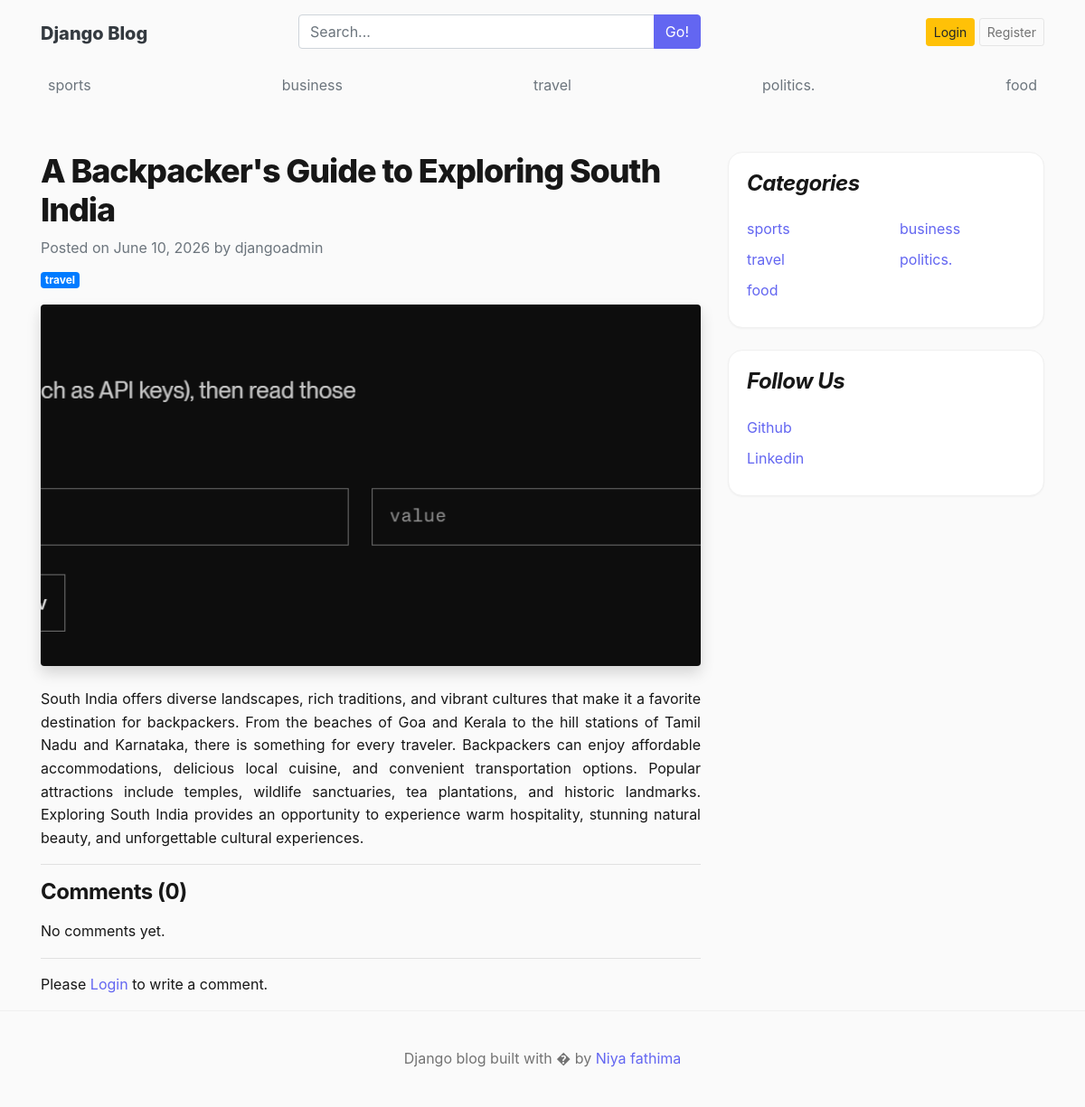
Screenshot of /blogSs/a-backpackers-guide-to-exploring-south-india/ with the database file from the repository.
### blogs/models.py (models this page shows, shortened)
class Category(models.Model):
    category_name = models.CharField(max_length=50, unique=True)
    created_at = models.DateField(auto_now_add=True)
    updated_at = models.DateField(auto_now=True)
    def __str__(self):
        return self.category_name
    class Meta:
        verbose_name_plural = 'categorities'

class Blog(models.Model):
    title = models.CharField(max_length=100)
    slug = models.SlugField(
        max_length=150,
        unique=True,
        blank=True
    )
    category = models.ForeignKey(Category, on_delete=models.CASCADE)
    author = models.ForeignKey(User, on_delete=models.CASCADE)
    featured_image = models.ImageField(upload_to='uploads/%Y/%m/%d')
    short_description = models.TextField(max_length=500)
    blog_body = models.TextField(max_length=2000)
    status = models.CharField(
        max_length=20,
        choices=STATUS_CHOICES,
        default="Draft"
    )
    is_featured = models.BooleanField(default=False)
    created_at = models.DateTimeField(auto_now_add=True)
    updated_at = models.DateTimeField(auto_now=True)

### assignments/models.py (models this page shows, shortened)
class SocialLink(models.Model):
    platform =models.CharField(max_length=25)
    link=models.URLField(max_length=100)
    created_at = models.DateTimeField(
                auto_now_add=True
            )
    updated_at = models.DateTimeField(
                auto_now=True
            )
    class Meta:
              verbose_name_plural='Follow us'

### blogs/views.py (the view, shortened to what this page needs)
# urls.py: path('blogSs/<slug:slug>/',Blogsview.blogs,name='blogs'),
def blogs(request,slug):
    single_blog=get_object_or_404(Blog,slug=slug,status='Published')
    comments=Comment.objects.filter(blog=single_blog)
    print('comments>',comments)
    comment_count=comments.count()
    categories=Category.objects.all()
    context={
        'single_blog':single_blog,
        'categories':categories,
        'comments':comments,
        'comment_count':comment_count
    }
    return render(request,'blogs.html',context)

### blogs/context_processors.py (called while the page is built)
def get_categories(request):
    categories=Category.objects.all()
    blog_suggestions = Blog.objects.filter(status='Published').order_by('title').values_list('title', flat=True)
    return dict(categories=categories, blog_suggestions=blog_suggestions)

def get_social_links(request):
    social_links=SocialLink.objects.all()
    return dict(social_links=social_links)

### templates/blogs.html
{% extends 'base.html' %}
{% block content %}
<div class="row mt-5">
    <div class="col-md-8 blog-main">
        <h1 class="blog-post-title">{{ single_blog.title }}</h1>
        <p class="text-muted mb-2">
            Posted on {{ single_blog.created_at|date:"F d, Y" }} by {{ single_blog.author }}
        </p>
        <div class="mb-3">
            <a href="{% url 'posts_by_category' single_blog.category.id %}"
               class="badge badge-primary">
                {{ single_blog.category }}
            </a>
        </div>
        {% if single_blog.featured_image %}
            <img
                src="{{ single_blog.featured_image.url }}"
                alt="{{ single_blog.title }}"
                class="img-fluid w-100 rounded shadow mb-4"
                style="height:400px; object-fit:cover;">
        {% endif %}
        <p class="text-justify">
            {{ single_blog.blog_body }}
        </p>
        <hr>
        <h4 class="mb-3">
            Comments ({{ comment_count }})
        </h4>
        {% if comments %}
            {% for comment in comments %}
                <div class="card mb-3">
                    <div class="card-body">
                        <p class="card-text mb-2">
                            {{ comment.comment }}
                        </p>
                        <small class="text-muted">
                            By {{ comment.user }} |
                            {{ comment.created_at|timesince }} ago
                        </small>
                    </div>
                </div>
            {% endfor %}
        {% else %}
            <p>No comments yet.</p>
        {% endif %}
        <hr>
        {% if user.is_authenticated %}
            <form method="POST">
                {% csrf_token %}
                <div class="form-group">
                    <textarea
                        name="comment"
                        rows="5"
                        class="form-control"
                        placeholder="Write your comment"></textarea>
                </div>
                <button type="submit" class="btn btn-primary">
                    Submit Comment
                </button>
            </form>
        {% else %}
            <p>
                Please
                <a href="{% url 'login' %}">Login</a>
                to write a comment.
            </p>
        {% endif %}
    </div>
    <aside class="col-md-4 blog-sidebar">
        <div class="card mb-4">
            <div class="card-body">
                <h4 class="font-italic mb-4">
                    Categories
                </h4>
                <div class="row">
                    {% for category in categories %}
                        <div class="col-6 mb-2">
                            <a href="{% url 'posts_by_category' category.id %}">
                                {{ category.category_name }}
                            </a>
                        </div>
                    {% endfor %}
                </div>
            </div>
        </div>
        {% if social_links %}
        <div class="card">
            <div class="card-body">
                <h4 class="font-italic mb-4">
                    Follow Us
                </h4>
                <ul class="list-unstyled mb-0">
                    {% for i in social_links %}
                        <li class="mb-2">
                            <a href="{{ i.link }}" target="_blank">
                                {{ i.platform }}
                            </a>
                        </li>
                    {% endfor %}
                </ul>
            </div>
        </div>
        {% endif %}
    </aside>
</div>
{% endblock %}

### templates/base.html (shortened to what this page needs)
{% load static%}
<!DOCTYPE html>
<html lang="en">
<head>
  <link rel="stylesheet"
      href="https://cdn.jsdelivr.net/npm/bootstrap@4.6.2/dist/css/bootstrap.min.css">
    <link href="{% static 'CSS/blog.css'%}" rel="stylesheet">
    <link href="https://maxcdn.bootstrapcdn.com/font-awesome/4.7.0/css/font-awesome.min.css" rel="stylesheet">
  </head>
<body>
    <div class="container">
      <header class="blog-header py-3">
        <div class="row justify-content-between align-items-center">
          <div class="col-12 col-md-3 pt-1 text-center text-md-left">
            <a class="blog-header-logo text-dark" href="/">Django Blog</a>
          </div>
          <div class="col-12 col-md-5 my-2 my-md-0">
            <form method="get" action="{% url 'search' %}">
              <div class="input-group">
                <input type="text" class="form-control" name="q" value="{{ keyword }}" list="header-blog-title-suggestions" placeholder="Search...">
                <span class="input-group-append">
                  <button class="btn btn-primary" type="submit">Go!</button>
                </span>
              </div>
            </form>
          </div>
          <div class="col-12 col-md-4 d-flex justify-content-center justify-content-md-end align-items-center">
            {% if not user.is_authenticated %}
            <a class="btn btn-sm btn-warning" href="{% url 'login'%}">Login</a> &nbsp;
            <a class="btn btn-sm btn-outline-secondary" href="{% url 'register' %}">Register</a>
            {% else %}
            <span><a href="{% url 'dashboard' %}">Dashboard</a></span>
            &emsp;
            <span><a href="{%url 'logout'%}">Logout</a></span>
            {% endif %}
          </div>
        </div>
      </header>
      <div class="nav-scroller py-1 mb-2">
        <nav class="nav d-flex justify-content-between">
          {% for cat in categories %}
          <a class="p-2 text-muted" href="{% url 'posts_by_category' cat.id %}">{{cat.category_name}}</a>
          {% endfor %}
        </nav>
      </div>
{% block content%}
{%endblock%}
</div>
   <footer class="blog-footer">
  <p>Django blog built with � by <a href="#">Niya fathima</a></p>
</footer>
</body>
</html>

### blog_main/static/CSS/blog.css (style rules this page uses)
:root { --color-bg: #fafafa; --color-surface: #ffffff; --color-text: #171717; --color-text-muted: #737373; --color-text-light: #a3a3a3; --color-border: #e5e5e5; --color-border-light: #f0f0f0; --color-accent: #6366f1; --color-accent-hover: #4f46e5; --color-accent-light: #eef2ff; --color-accent-subtle:#f5f3ff; --radius-sm: 8px; --radius-md: 12px; --radius-lg: 16px; --radius-xl: 20px; --radius-pill:999px; --shadow-xs: 0 1px 2px rgba(0, 0, 0, 0.04); --shadow-sm: 0 1px 3px rgba(0, 0, 0, 0.06), 0 1px 2px rgba(0, 0, 0, 0.04); --shadow-md: 0 4px 12px rgba(0, 0, 0, 0.08); --shadow-lg: 0 8px 24px rgba(0, 0, 0, 0.10); --font-sans: 'Inter', system-ui, -apple-system, sans-serif; --transition: 0.2s ease; }
*, *::before, *::after { box-sizing: border-box; }
body { font-family: var(--font-sans); font-size: 1rem; line-height: 1.6; color: var(--color-text); background-color: var(--color-bg); -webkit-font-smoothing: antialiased; -moz-osx-font-smoothing: grayscale; }
h1, h2, h3, h4, h5, h6 { font-family: var(--font-sans); font-weight: 700; letter-spacing: -0.02em; color: var(--color-text); }
a { color: var(--color-accent); text-decoration: none; transition: color var(--transition); }
.btn-primary { background-color: var(--color-accent) !important; border-color: var(--color-accent) !important; }
.btn-outline-secondary { color: var(--color-text-muted) !important; border-color: var(--color-border) !important; }
.blog-post-title { font-size: 2.25rem; font-weight: 800; letter-spacing: -0.03em; line-height: 1.2; }
.blog-sidebar .card, .blog-sidebar > .p-3 { background: var(--color-surface); border: 1px solid var(--color-border-light); border-radius: var(--radius-lg); box-shadow: var(--shadow-xs); }
.blog-header-logo { font-family: var(--font-sans); font-size: 1.25rem; font-weight: 800; }
.blog-footer { padding: 2.5rem 0; color: var(--color-text-muted); text-align: center; background-color: var(--color-bg); border-top: 1px solid var(--color-border-light); }
.blog-footer p:last-child { margin-bottom: 0; }

### rows the page displays
Category: category_name "sports"
Category: category_name "business"
Category: category_name "travel"
Category: category_name "politics."
Category: category_name "food"
Blog: title "A Backpacker's Guide to Exploring South India", created_at "June 10, 2026", author "djangoadmin", category "travel", featured_image (picture), blog_body "South India offers diverse landscapes, rich traditions, and vibrant cultures that make it a favorite destination for backpackers. From the beaches of Goa and Kerala to the hill stations of Tamil Nadu and Karnataka, there is something for every traveler. Backpackers can enjoy affordable accommodations, delicious local cuisine, and convenient transportation options. Popular attractions include temples, wildlife sanctuaries, tea plantations, and historic landmarks. Exploring South India provides an opportunity to experience warm hospitality, stunning natural beauty, and unforgettable cultural experiences."
SocialLink: platform "Github"
SocialLink: platform "Linkedin"

### other values shown
{{ comment_count }} "0"
